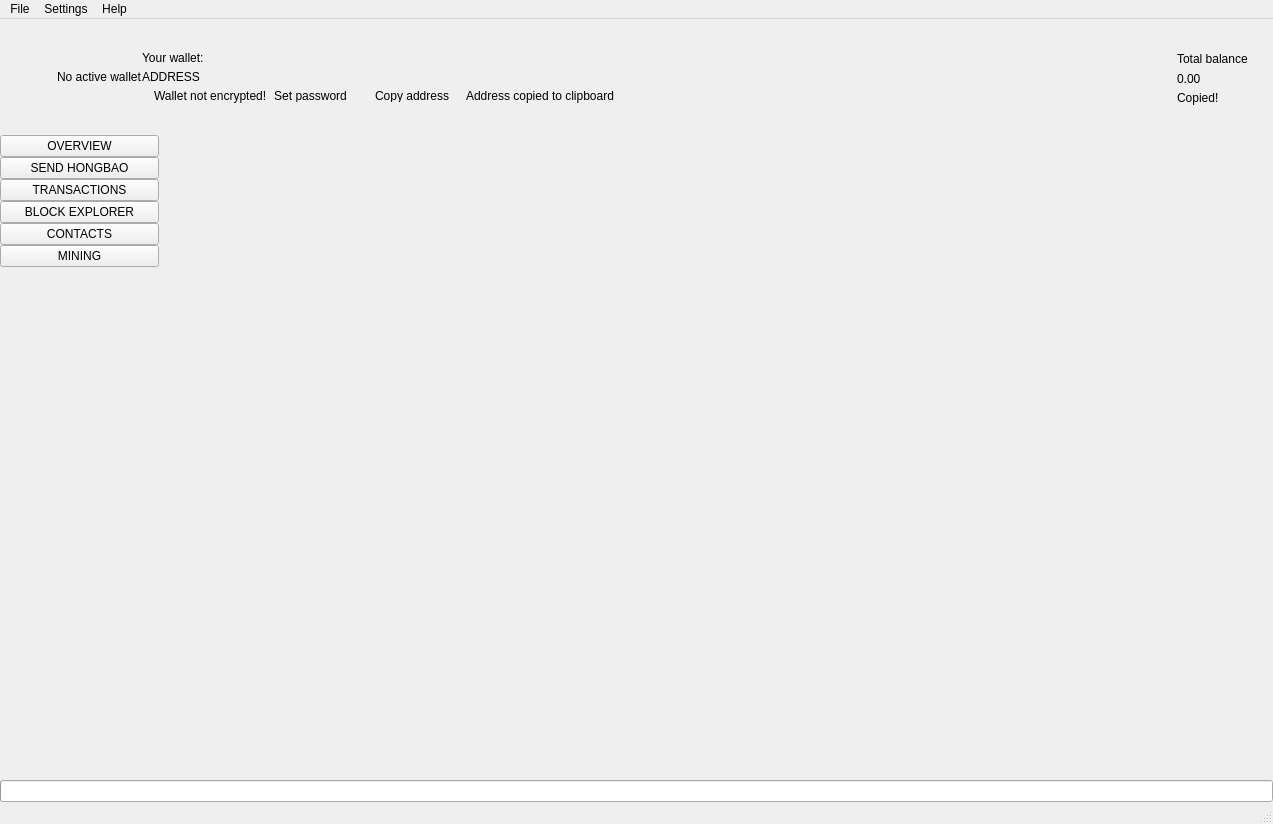
 <widget class="QMainWindow" name="MainWindow">
  <property name="geometry">
   <rect>
    <x>0</x>
    <y>0</y>
    <width>1273</width>
    <height>824</height>
   </rect>
  </property>
  <property name="sizePolicy">
   <sizepolicy hsizetype="Preferred" vsizetype="Preferred">
    <horstretch>0</horstretch>
    <verstretch>0</verstretch>
   </sizepolicy>
  </property>
  <property name="minimumSize">
   <size>
    <width>1260</width>
    <height>600</height>
   </size>
  </property>
  <property name="maximumSize">
   <size>
    <width>16777215</width>
    <height>16777215</height>
   </size>
  </property>
  <property name="windowTitle">
   <string>MainWindow</string>
  </property>
  <property name="windowIcon">
   <iconset>
    <normaloff>:/images/hongbao</normaloff>:/images/hongbao</iconset>
  </property>
  <widget class="QWidget" name="centralwidget">
   <layout class="QVBoxLayout" name="verticalLayout_2">
    <property name="spacing">
     <number>0</number>
    </property>
    <property name="leftMargin">
     <number>0</number>
    </property>
    <property name="topMargin">
     <number>0</number>
    </property>
    <property name="rightMargin">
     <number>0</number>
    </property>
    <property name="bottomMargin">
     <number>0</number>
    </property>
    <item>
     <widget class="QFrame" name="m_headerFrame">
      <property name="minimumSize">
       <size>
        <width>0</width>
        <height>116</height>
       </size>
      </property>
      <property name="maximumSize">
       <size>
        <width>16777215</width>
        <height>116</height>
       </size>
      </property>
      <property name="frameShape">
       <enum>QFrame::NoFrame</enum>
      </property>
      <property name="frameShadow">
       <enum>QFrame::Raised</enum>
      </property>
      <layout class="QHBoxLayout" name="horizontalLayout_3">
       <property name="spacing">
        <number>0</number>
       </property>
       <property name="leftMargin">
        <number>0</number>
       </property>
       <property name="topMargin">
        <number>0</number>
       </property>
       <property name="rightMargin">
        <number>25</number>
       </property>
       <property name="bottomMargin">
        <number>0</number>
       </property>
       <item>
        <spacer name="horizontalSpacer_2">
         <property name="orientation">
          <enum>Qt::Horizontal</enum>
         </property>
         <property name="sizeType">
          <enum>QSizePolicy::Fixed</enum>
         </property>
         <property name="sizeHint" stdset="0">
          <size>
           <width>30</width>
           <height>20</height>
          </size>
         </property>
        </spacer>
       </item>
       <item>
        <widget class="QLabel" name="m_logoLabel">
         <property name="text">
          <string/>
         </property>
        </widget>
       </item>
       <item>
        <spacer name="horizontalSpacer_5">
         <property name="orientation">
          <enum>Qt::Horizontal</enum>
         </property>
         <property name="sizeType">
          <enum>QSizePolicy::Fixed</enum>
         </property>
         <property name="sizeHint" stdset="0">
          <size>
           <width>20</width>
           <height>20</height>
          </size>
         </property>
        </spacer>
       </item>
       <item>
        <widget class="WalletGui::WalletSmallGrayTextLabel" name="m_noWalletLabel">
         <property name="text">
          <string>No active wallet</string>
         </property>
        </widget>
       </item>
       <item>
        <widget class="QFrame" name="m_walletFrame">
         <property name="frameShape">
          <enum>QFrame::NoFrame</enum>
         </property>
         <property name="frameShadow">
          <enum>QFrame::Raised</enum>
         </property>
         <layout class="QVBoxLayout" name="verticalLayout_3">
          <property name="spacing">
           <number>5</number>
          </property>
          <property name="leftMargin">
           <number>0</number>
          </property>
          <property name="topMargin">
           <number>0</number>
          </property>
          <property name="rightMargin">
           <number>0</number>
          </property>
          <property name="bottomMargin">
           <number>0</number>
          </property>
          <item>
           <spacer name="verticalSpacer_3">
            <property name="orientation">
             <enum>Qt::Vertical</enum>
            </property>
            <property name="sizeType">
             <enum>QSizePolicy::Minimum</enum>
            </property>
            <property name="sizeHint" stdset="0">
             <size>
              <width>20</width>
              <height>40</height>
             </size>
            </property>
           </spacer>
          </item>
          <item>
           <widget class="WalletGui::WalletSmallGrayTextLabel" name="m_walletLabel">
            <property name="text">
             <string>Your wallet:</string>
            </property>
            <property name="indent">
             <number>0</number>
            </property>
           </widget>
          </item>
          <item>
           <widget class="QLabel" name="m_addressLabel">
            <property name="sizePolicy">
             <sizepolicy hsizetype="Preferred" vsizetype="Preferred">
              <horstretch>0</horstretch>
              <verstretch>0</verstretch>
             </sizepolicy>
            </property>
            <property name="cursor">
             <cursorShape>PointingHandCursor</cursorShape>
            </property>
            <property name="toolTip">
             <string>Click to copy</string>
            </property>
            <property name="text">
             <string>ADDRESS</string>
            </property>
            <property name="indent">
             <number>0</number>
            </property>
           </widget>
          </item>
          <item>
           <layout class="QHBoxLayout" name="horizontalLayout_2">
            <property name="spacing">
             <number>0</number>
            </property>
            <item alignment="Qt::AlignTop">
             <widget class="QFrame" name="m_notEncryptedFrame">
              <property name="frameShape">
               <enum>QFrame::NoFrame</enum>
              </property>
              <property name="frameShadow">
               <enum>QFrame::Raised</enum>
              </property>
              <layout class="QHBoxLayout" name="horizontalLayout_4">
               <property name="spacing">
                <number>0</number>
               </property>
               <property name="leftMargin">
                <number>0</number>
               </property>
               <property name="topMargin">
                <number>0</number>
               </property>
               <property name="rightMargin">
                <number>0</number>
               </property>
               <property name="bottomMargin">
                <number>0</number>
               </property>
               <item alignment="Qt::AlignVCenter">
                <widget class="QLabel" name="m_notEncryptedIconLabel">
                 <property name="text">
                  <string/>
                 </property>
                 <property name="pixmap">
                  <pixmap resource="../../resources.qrc">:/icons/lock_open_gray</pixmap>
                 </property>
                 <property name="alignment">
                  <set>Qt::AlignLeading|Qt::AlignLeft|Qt::AlignVCenter</set>
                 </property>
                </widget>
               </item>
               <item>
                <spacer name="horizontalSpacer_11">
                 <property name="orientation">
                  <enum>Qt::Horizontal</enum>
                 </property>
                 <property name="sizeType">
                  <enum>QSizePolicy::Fixed</enum>
                 </property>
                 <property name="sizeHint" stdset="0">
                  <size>
                   <width>5</width>
                   <height>3</height>
                  </size>
                 </property>
                </spacer>
               </item>
               <item alignment="Qt::AlignVCenter">
                <widget class="WalletGui::WalletTinyGrayTextLabel" name="m_notEncryptedTextLabel">
                 <property name="text">
                  <string>Wallet not encrypted!</string>
                 </property>
                 <property name="alignment">
                  <set>Qt::AlignLeading|Qt::AlignLeft|Qt::AlignVCenter</set>
                 </property>
                </widget>
               </item>
               <item>
                <spacer name="horizontalSpacer_9">
                 <property name="orientation">
                  <enum>Qt::Horizontal</enum>
                 </property>
                 <property name="sizeType">
                  <enum>QSizePolicy::Fixed</enum>
                 </property>
                 <property name="sizeHint" stdset="0">
                  <size>
                   <width>3</width>
                   <height>3</height>
                  </size>
                 </property>
                </spacer>
               </item>
               <item alignment="Qt::AlignVCenter">
                <widget class="WalletGui::WalletTinyLinkLikeButton" name="m_encryptButton">
                 <property name="sizePolicy">
                  <sizepolicy hsizetype="Minimum" vsizetype="Minimum">
                   <horstretch>0</horstretch>
                   <verstretch>0</verstretch>
                  </sizepolicy>
                 </property>
                 <property name="minimumSize">
                  <size>
                   <width>0</width>
                   <height>3</height>
                  </size>
                 </property>
                 <property name="cursor">
                  <cursorShape>PointingHandCursor</cursorShape>
                 </property>
                 <property name="text">
                  <string>Set password</string>
                 </property>
                 <property name="flat">
                  <bool>true</bool>
                 </property>
                </widget>
               </item>
               <item>
                <spacer name="horizontalSpacer_10">
                 <property name="orientation">
                  <enum>Qt::Horizontal</enum>
                 </property>
                 <property name="sizeType">
                  <enum>QSizePolicy::Fixed</enum>
                 </property>
                 <property name="sizeHint" stdset="0">
                  <size>
                   <width>20</width>
                   <height>3</height>
                  </size>
                 </property>
                </spacer>
               </item>
              </layout>
             </widget>
            </item>
            <item alignment="Qt::AlignVCenter">
             <widget class="WalletGui::WalletTinyLinkLikeButton" name="m_copyAddressButton">
              <property name="sizePolicy">
               <sizepolicy hsizetype="Minimum" vsizetype="Minimum">
                <horstretch>0</horstretch>
                <verstretch>0</verstretch>
               </sizepolicy>
              </property>
              <property name="minimumSize">
               <size>
                <width>0</width>
                <height>3</height>
               </size>
              </property>
              <property name="cursor">
               <cursorShape>PointingHandCursor</cursorShape>
              </property>
              <property name="focusPolicy">
               <enum>Qt::NoFocus</enum>
              </property>
              <property name="autoFillBackground">
               <bool>true</bool>
              </property>
              <property name="text">
               <string>Copy address</string>
              </property>
              <property name="flat">
               <bool>true</bool>
              </property>
             </widget>
            </item>
            <item>
             <spacer name="horizontalSpacer_7">
              <property name="orientation">
               <enum>Qt::Horizontal</enum>
              </property>
              <property name="sizeType">
               <enum>QSizePolicy::Fixed</enum>
              </property>
              <property name="sizeHint" stdset="0">
               <size>
                <width>13</width>
                <height>3</height>
               </size>
              </property>
             </spacer>
            </item>
            <item alignment="Qt::AlignVCenter">
             <widget class="WalletGui::CopyMagicLabel" name="m_copyAddressLabel">
              <property name="text">
               <string>Address copied to clipboard</string>
              </property>
              <property name="alignment">
               <set>Qt::AlignLeading|Qt::AlignLeft|Qt::AlignVCenter</set>
              </property>
             </widget>
            </item>
            <item>
             <spacer name="horizontalSpacer">
              <property name="orientation">
               <enum>Qt::Horizontal</enum>
              </property>
              <property name="sizeHint" stdset="0">
               <size>
                <width>40</width>
                <height>3</height>
               </size>
              </property>
             </spacer>
            </item>
           </layout>
          </item>
          <item>
           <spacer name="verticalSpacer_2">
            <property name="orientation">
             <enum>Qt::Vertical</enum>
            </property>
            <property name="sizeType">
             <enum>QSizePolicy::Minimum</enum>
            </property>
            <property name="sizeHint" stdset="0">
             <size>
              <width>20</width>
              <height>40</height>
             </size>
            </property>
           </spacer>
          </item>
         </layout>
        </widget>
       </item>
       <item>
        <spacer name="horizontalSpacer_3">
         <property name="orientation">
          <enum>Qt::Horizontal</enum>
         </property>
         <property name="sizeType">
          <enum>QSizePolicy::Expanding</enum>
         </property>
         <property name="sizeHint" stdset="0">
          <size>
           <width>34</width>
           <height>20</height>
          </size>
         </property>
        </spacer>
       </item>
       <item>
        <spacer name="horizontalSpacer_8">
         <property name="orientation">
          <enum>Qt::Horizontal</enum>
         </property>
         <property name="sizeType">
          <enum>QSizePolicy::Fixed</enum>
         </property>
         <property name="sizeHint" stdset="0">
          <size>
           <width>34</width>
           <height>20</height>
          </size>
         </property>
        </spacer>
       </item>
       <item alignment="Qt::AlignRight|Qt::AlignVCenter">
        <widget class="QFrame" name="m_balanceFrame">
         <layout class="QGridLayout" name="gridLayout">
          <property name="leftMargin">
           <number>0</number>
          </property>
          <property name="topMargin">
           <number>30</number>
          </property>
          <property name="rightMargin">
           <number>0</number>
          </property>
          <property name="bottomMargin">
           <number>0</number>
          </property>
          <property name="verticalSpacing">
           <number>3</number>
          </property>
          <item row="0" column="2">
           <layout class="QVBoxLayout" name="verticalLayout_4">
            <item>
             <widget class="QLabel" name="m_balanceTextLabel">
              <property name="text">
               <string>Total balance</string>
              </property>
             </widget>
            </item>
            <item>
             <widget class="QLabel" name="m_balanceLabel">
              <property name="cursor">
               <cursorShape>PointingHandCursor</cursorShape>
              </property>
              <property name="toolTip">
               <string>Click to copy</string>
              </property>
              <property name="text">
               <string>0.00</string>
              </property>
             </widget>
            </item>
           </layout>
          </item>
          <item row="1" column="2">
           <widget class="WalletGui::CopyMagicLabel" name="m_balanceCopyLabel">
            <property name="text">
             <string>Copied!</string>
            </property>
           </widget>
          </item>
          <item row="0" column="1">
           <spacer name="horizontalSpacer_6">
            <property name="orientation">
             <enum>Qt::Horizontal</enum>
            </property>
            <property name="sizeType">
             <enum>QSizePolicy::Fixed</enum>
            </property>
            <property name="sizeHint" stdset="0">
             <size>
              <width>2</width>
              <height>39</height>
             </size>
            </property>
           </spacer>
          </item>
          <item row="2" column="2">
           <spacer name="verticalSpacer_5">
            <property name="orientation">
             <enum>Qt::Vertical</enum>
            </property>
            <property name="sizeType">
             <enum>QSizePolicy::Expanding</enum>
            </property>
            <property name="sizeHint" stdset="0">
             <size>
              <width>20</width>
              <height>50</height>
             </size>
            </property>
           </spacer>
          </item>
          <item row="0" column="0">
           <widget class="QLabel" name="m_balanceIconLabel">
            <property name="text">
             <string/>
            </property>
            <property name="pixmap">
             <pixmap resource="../../resources.qrc">:/icons/total_balance</pixmap>
            </property>
           </widget>
          </item>
         </layout>
        </widget>
       </item>
      </layout>
     </widget>
    </item>
    <item>
     <layout class="QHBoxLayout" name="horizontalLayout" stretch="0,0,0,0,0,0,0,0">
      <property name="spacing">
       <number>0</number>
      </property>
      <item>
       <widget class="QFrame" name="m_toolFrame">
        <property name="frameShape">
         <enum>QFrame::NoFrame</enum>
        </property>
        <property name="frameShadow">
         <enum>QFrame::Plain</enum>
        </property>
        <property name="lineWidth">
         <number>0</number>
        </property>
        <layout class="QVBoxLayout" name="verticalLayout">
         <property name="spacing">
          <number>0</number>
         </property>
         <property name="leftMargin">
          <number>0</number>
         </property>
         <property name="topMargin">
          <number>0</number>
         </property>
         <property name="rightMargin">
          <number>0</number>
         </property>
         <property name="bottomMargin">
          <number>0</number>
         </property>
         <item>
          <widget class="QPushButton" name="m_overviewButton">
           <property name="sizePolicy">
            <sizepolicy hsizetype="Minimum" vsizetype="Fixed">
             <horstretch>0</horstretch>
             <verstretch>0</verstretch>
            </sizepolicy>
           </property>
           <property name="focusPolicy">
            <enum>Qt::NoFocus</enum>
           </property>
           <property name="text">
            <string>OVERVIEW</string>
           </property>
           <property name="checkable">
            <bool>true</bool>
           </property>
           <attribute name="buttonGroup">
            <string notr="true">m_toolButtonGroup</string>
           </attribute>
          </widget>
         </item>
         <item>
          <widget class="QPushButton" name="m_sendButton">
           <property name="sizePolicy">
            <sizepolicy hsizetype="Minimum" vsizetype="Fixed">
             <horstretch>0</horstretch>
             <verstretch>0</verstretch>
            </sizepolicy>
           </property>
           <property name="focusPolicy">
            <enum>Qt::NoFocus</enum>
           </property>
           <property name="text">
            <string>SEND HONGBAO</string>
           </property>
           <property name="checkable">
            <bool>true</bool>
           </property>
           <attribute name="buttonGroup">
            <string notr="true">m_toolButtonGroup</string>
           </attribute>
          </widget>
         </item>
         <item>
          <widget class="QPushButton" name="m_transactionsButton">
           <property name="sizePolicy">
            <sizepolicy hsizetype="Minimum" vsizetype="Fixed">
             <horstretch>0</horstretch>
             <verstretch>0</verstretch>
            </sizepolicy>
           </property>
           <property name="focusPolicy">
            <enum>Qt::NoFocus</enum>
           </property>
           <property name="text">
            <string>TRANSACTIONS</string>
           </property>
           <property name="checkable">
            <bool>true</bool>
           </property>
           <attribute name="buttonGroup">
            <string notr="true">m_toolButtonGroup</string>
           </attribute>
          </widget>
         </item>
         <item>
          <widget class="QPushButton" name="m_blockExplorerButton">
           <property name="focusPolicy">
            <enum>Qt::NoFocus</enum>
           </property>
           <property name="text">
            <string>BLOCK EXPLORER</string>
           </property>
           <property name="checkable">
            <bool>true</bool>
           </property>
           <attribute name="buttonGroup">
            <string notr="true">m_toolButtonGroup</string>
           </attribute>
          </widget>
         </item>
         <item>
          <widget class="QPushButton" name="m_addressBookButton">
           <property name="sizePolicy">
            <sizepolicy hsizetype="Minimum" vsizetype="Fixed">
             <horstretch>0</horstretch>
             <verstretch>0</verstretch>
            </sizepolicy>
           </property>
           <property name="focusPolicy">
            <enum>Qt::NoFocus</enum>
           </property>
           <property name="text">
            <string>CONTACTS</string>
           </property>
           <property name="checkable">
            <bool>true</bool>
           </property>
           <attribute name="buttonGroup">
            <string notr="true">m_toolButtonGroup</string>
           </attribute>
          </widget>
         </item>
         <item>
          <widget class="QPushButton" name="m_miningButton">
           <property name="focusPolicy">
            <enum>Qt::NoFocus</enum>
           </property>
           <property name="text">
            <string>MINING</string>
           </property>
           <property name="checkable">
            <bool>true</bool>
           </property>
           <attribute name="buttonGroup">
            <string notr="true">m_toolButtonGroup</string>
           </attribute>
          </widget>
         </item>
         <item>
          <spacer name="verticalSpacer">
           <property name="orientation">
            <enum>Qt::Vertical</enum>
           </property>
           <property name="sizeHint" stdset="0">
            <size>
             <width>20</width>
             <height>40</height>
            </size>
           </property>
          </spacer>
         </item>
        </layout>
       </widget>
      </item>
      <item>
       <widget class="WalletGui::OverviewFrame" name="m_overviewFrame">
        <property name="frameShape">
         <enum>QFrame::NoFrame</enum>
        </property>
        <property name="frameShadow">
         <enum>QFrame::Raised</enum>
        </property>
       </widget>
      </item>
      <item>
       <widget class="WalletGui::SendFrame" name="m_sendFrame">
        <property name="frameShape">
         <enum>QFrame::NoFrame</enum>
        </property>
        <property name="frameShadow">
         <enum>QFrame::Raised</enum>
        </property>
       </widget>
      </item>
      <item>
       <widget class="WalletGui::TransactionsFrame" name="m_transactionsFrame">
        <property name="frameShape">
         <enum>QFrame::NoFrame</enum>
        </property>
        <property name="frameShadow">
         <enum>QFrame::Raised</enum>
        </property>
       </widget>
      </item>
      <item>
       <widget class="WalletGui::AddressBookFrame" name="m_addressBookFrame">
        <property name="frameShape">
         <enum>QFrame::NoFrame</enum>
        </property>
        <property name="frameShadow">
         <enum>QFrame::Raised</enum>
        </property>
       </widget>
      </item>
      <item>
       <widget class="WalletGui::NoWalletFrame" name="m_noWalletFrame">
        <property name="frameShape">
         <enum>QFrame::NoFrame</enum>
        </property>
        <property name="frameShadow">
         <enum>QFrame::Raised</enum>
        </property>
       </widget>
      </item>
      <item>
       <widget class="WalletGui::BlockExplorerFrame" name="m_blockExplorerFrame">
        <property name="frameShape">
         <enum>QFrame::NoFrame</enum>
        </property>
        <property name="frameShadow">
         <enum>QFrame::Raised</enum>
        </property>
       </widget>
      </item>
      <item>
       <widget class="WalletGui::MiningFrame" name="m_miningFrame">
        <property name="frameShape">
         <enum>QFrame::NoFrame</enum>
        </property>
        <property name="frameShadow">
         <enum>QFrame::Raised</enum>
        </property>
       </widget>
      </item>
     </layout>
    </item>
    <item>
     <widget class="QProgressBar" name="m_syncProgress">
      <property name="maximum">
       <number>100</number>
      </property>
      <property name="value">
       <number>0</number>
      </property>
      <property name="textVisible">
       <bool>false</bool>
      </property>
     </widget>
    </item>
   </layout>
  </widget>
  <widget class="QMenuBar" name="menubar">
   <property name="geometry">
    <rect>
     <x>0</x>
     <y>0</y>
     <width>1273</width>
     <height>21</height>
    </rect>
   </property>
   <widget class="QMenu" name="menuFile">
    <property name="title">
     <string>File</string>
    </property>
    <addaction name="m_createWalletAction"/>
    <addaction name="m_openWalletAction"/>
    <addaction name="m_recentWalletsAction"/>
    <addaction name="m_backupWalletAction"/>
    <addaction name="m_saveKeysAction"/>
    <addaction name="m_resetAction"/>
    <addaction name="m_importKeyAction"/>
    <addaction name="m_exportKeyAction"/>
    <addaction name="m_exportTrackingKeyAction"/>
    <addaction name="m_exitAction"/>
   </widget>
   <widget class="QMenu" name="menuSettings">
    <property name="title">
     <string>Settings</string>
    </property>
    <widget class="QMenu" name="menuThemes">
     <property name="title">
      <string>Themes</string>
     </property>
    </widget>
    <addaction name="m_encryptWalletAction"/>
    <addaction name="m_changePasswordAction"/>
    <addaction name="separator"/>
    <addaction name="m_autostartAction"/>
    <addaction name="m_minimizeToTrayAction"/>
    <addaction name="m_closeToTrayAction"/>
    <addaction name="separator"/>
    <addaction name="m_preferencesAction"/>
    <addaction name="menuThemes"/>
   </widget>
   <widget class="QMenu" name="menuHelp">
    <property name="title">
     <string>Help</string>
    </property>
    <addaction name="m_communityForumAction"/>
    <addaction name="m_reportIssueAction"/>
    <addaction name="m_aboutHongbaoAction"/>
    <addaction name="m_aboutQtAction"/>
   </widget>
   <addaction name="menuFile"/>
   <addaction name="menuSettings"/>
   <addaction name="menuHelp"/>
  </widget>
  <widget class="WalletGui::WalletStatusBar" name="statusBar"/>
  <action name="m_exitAction">
   <property name="checkable">
    <bool>false</bool>
   </property>
   <property name="enabled">
    <bool>true</bool>
   </property>
   <property name="text">
    <string>Exit</string>
   </property>
   <property name="shortcut">
    <string>Ctrl+Q</string>
   </property>
  </action>
  <action name="m_createWalletAction">
   <property name="enabled">
    <bool>true</bool>
   </property>
   <property name="text">
    <string>Create wallet</string>
   </property>
  </action>
  <action name="m_openWalletAction">
   <property name="enabled">
    <bool>true</bool>
   </property>
   <property name="text">
    <string>Open wallet</string>
   </property>
  </action>
  <action name="m_encryptWalletAction">
   <property name="enabled">
    <bool>true</bool>
   </property>
   <property name="text">
    <string>Encrypt wallet</string>
   </property>
  </action>
  <action name="m_changePasswordAction">
   <property name="enabled">
    <bool>true</bool>
   </property>
   <property name="text">
    <string>Change password</string>
   </property>
   <property name="toolTip">
    <string>Change password</string>
   </property>
  </action>
  <action name="m_aboutHongbaocoinAction">
   <property name="enabled">
    <bool>true</bool>
   </property>
   <property name="text">
    <string>About Hongbao</string>
   </property>
  </action>
  <action name="m_aboutQtAction">
   <property name="enabled">
    <bool>true</bool>
   </property>
   <property name="text">
    <string>About Qt</string>
   </property>
  </action>
  <action name="m_backupWalletAction">
   <property name="enabled">
    <bool>true</bool>
   </property>
   <property name="text">
    <string>Backup wallet</string>
   </property>
  </action>
  <action name="m_autostartAction">
   <property name="checkable">
    <bool>true</bool>
   </property>
   <property name="text">
    <string>Start on system login</string>
   </property>
  </action>
  <action name="m_minimizeToTrayAction">
   <property name="checkable">
    <bool>true</bool>
   </property>
   <property name="text">
    <string>Minimize to tray</string>
   </property>
  </action>
  <action name="m_closeToTrayAction">
   <property name="checkable">
    <bool>true</bool>
   </property>
   <property name="text">
    <string>Close to tray</string>
   </property>
  </action>
  <action name="m_preferencesAction">
   <property name="text">
    <string>Preferences</string>
   </property>
  </action>
  <action name="m_recentWalletsAction">
   <property name="text">
    <string>Recent wallets</string>
   </property>
  </action>
  <action name="m_exportTrackingKeyAction">
   <property name="text">
    <string>Export tracking key</string>
   </property>
   <property name="toolTip">
    <string>Export tracking key</string>
   </property>
  </action>
  <action name="m_importKeyAction">
   <property name="text">
    <string>Import key</string>
   </property>
   <property name="toolTip">
    <string>Import key</string>
   </property>
  </action>
  <action name="m_communityForumAction">
   <property name="text">
    <string>Community forum</string>
   </property>
  </action>
  <action name="m_reportIssueAction">
   <property name="text">
    <string>Report an issue</string>
   </property>
  </action>
  <action name="m_resetAction">
   <property name="text">
    <string>Reset wallet</string>
   </property>
  </action>
  <action name="m_saveKeysAction">
   <property name="text">
    <string>Save wallet keys</string>
   </property>
  </action>
  <action name="m_exportKeyAction">
   <property name="text">
    <string>Export key</string>
   </property>
   <property name="toolTip">
    <string>Export key</string>
   </property>
  </action>
 </widget>
